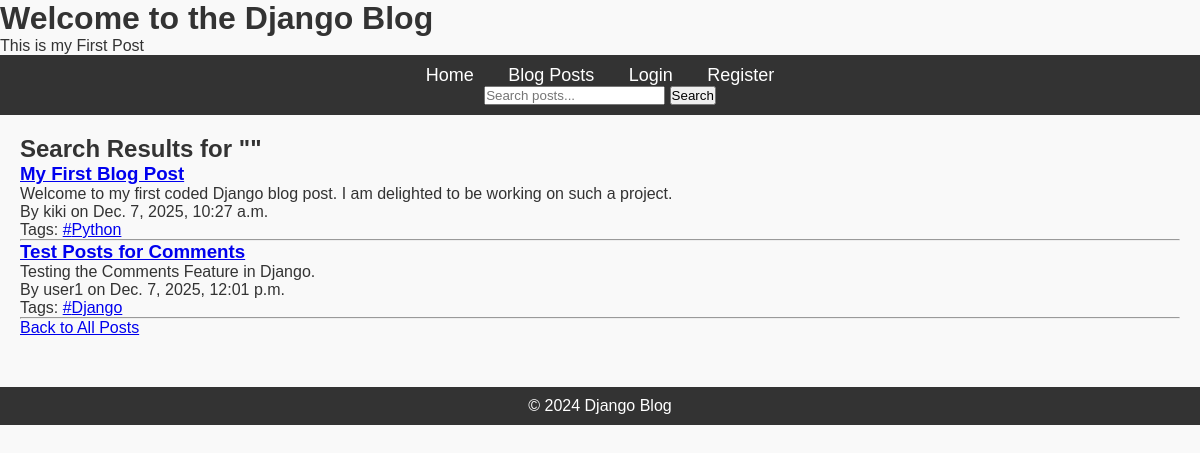
The app's page /search/ with its own data.
### blog/models.py (models this page shows, shortened)
class Post(models.Model):
    title = models.CharField(max_length=200)
    content = models.TextField()
    published_date = models.DateTimeField(auto_now_add=True)
    author = models.ForeignKey(User, on_delete=models.CASCADE, related_name='posts')

class Tag(models.Model):
    name = models.CharField(max_length=50, unique=True)
    posts = models.ManyToManyField(Post, related_name='tags')

### blog/views.py (the view)
# urls.py: path('search/', search_posts, name='search'),
def search_posts(request):
    query = request.GET.get('q', '')
    posts = Post.objects.all()
    if query:
        posts = posts.filter(
            Q(title__icontains=query) |
            Q(content__icontains=query) |
            Q(tags__name__icontains=query)
        ).distinct()
    return render(request, 'blog/search_results.html', {'posts': posts, 'query': query})

### blog/templates/blog/search_results.html (shortened to what this page needs)
{% extends 'blog/base.html' %}
{% block content %}
<h2>Search Results for "{{ query }}"</h2>
{% if posts %}
    {% for post in posts %}
        <article>
            <h3><a href="{% url 'post-detail' post.pk %}">{{ post.title }}</a></h3>
            <p>{{ post.content|truncatewords:30 }}</p>
            <p>By {{ post.author }} on {{ post.published_date }}</p>
            {% if post.tags.all %}
                <p>Tags:
                {% for tag in post.tags.all %}
                    <a href="{% url 'posts-by-tag' tag.name %}">#{{ tag.name }}</a>
                {% endfor %}
                </p>
            {% endif %}
        </article>
        <hr>
    {% endfor %}
{% else %}
    <p>No posts found matching your search.</p>
{% endif %}
<a href="{% url 'post-list' %}" class="btn">Back to All Posts</a>
{% endblock %}

### blog/Static/blog/styles.css (style rules this page uses)
* { margin: 0; padding: 0; box-sizing: border-box; }
body { font-family: Arial, sans-serif; background-color: #f9f9f9; color: #333; }

### records on screen
Post: title "My First Blog Post", content "Welcome to my first coded Django blog post. I am delighted to be working on such a project.", author "kiki", published_date "Dec. 7, 2025, 10:27 a.m."
Tag: name "Python"
Post: title "Test Posts for Comments", content "Testing the Comments Feature in Django.", author "user1", published_date "Dec. 7, 2025, 12:01 p.m."
Tag: name "Django"
